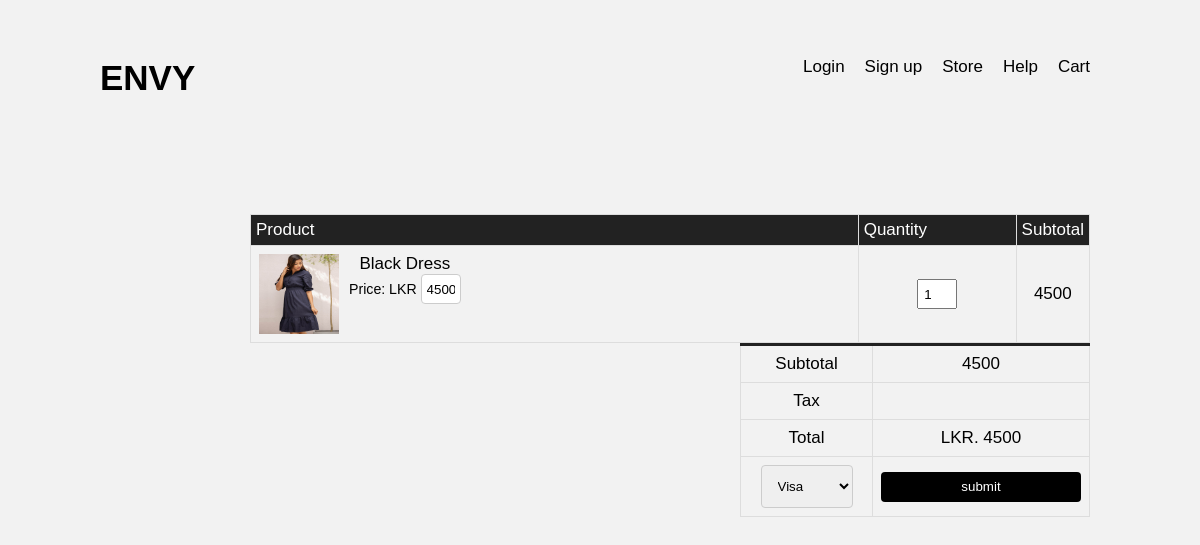
The page /cart.php?id=2 on the database its author committed.
### tables this page shows
CREATE TABLE IF NOT EXISTS `product` (
  `pro_id` int(10) NOT NULL AUTO_INCREMENT,
  `cat` int(11) NOT NULL,
  `pro_value` int(50) NOT NULL,
  `pro_img` longtext NOT NULL,
  `description` varchar(255) NOT NULL,
  `pname` varchar(255) NOT NULL,
  PRIMARY KEY (`pro_id`)
);

### cart.php (the view, shortened to what this page needs)
<?php
include_once("db/db.php");
$id = $_GET['id'];
$result2 = mysqli_query($con, "SELECT * FROM product WHERE pro_id = $id");
?>
<!doctype html>
<html>
<head>
<link rel="stylesheet" href="newstyles.css" />
</head>
<body>
    <header class="header">
        <?php include_once("nav.php");?>
        <div class="cart-page">
        <table class="cartdisplay">
                <tr>
                    <th>Product</th>
                    <th>Quantity</th>
                    <th>Subtotal</th>
                </tr>
        <?php  while($product_data = mysqli_fetch_array($result2)): ?>
                <form name="odersForm" action="cart.php" enctype="multipart/form-data" method="post">
                <tr>
                    <td>
                        <div class="cart-info">
                            <img src="images/<?php echo($product_data['pro_img']);?>">
                            <div>
                            <p><?php echo($product_data['pname']);?></p>
                            <small>Price: LKR
                            <input type="text" id="oname" readonly value="<?php echo($product_data['pro_value']);?>" name="price" placeholder=""></small>
                            <br>
                            </div>
                        </div>
                    </td>
                    <td><input type="number" name="quantity" value="1" readonly> </td>
                    <td><?php echo($product_data['pro_value']);?></td>
                </tr>
            </table>
            <div class="cartdisplay" id="total-price">
                <table>
                    <tr>
                        <td>Subtotal</td>
                        <td><?php echo($product_data['pro_value']);?></td>
                    </tr>
                    <tr>
                        <td>Tax</td>
                        <td></td>
                    </tr>
                    <tr>
                        <td>Total</td>
                        <td>LKR. <?php echo($product_data['pro_value']);?></td>
                    </tr>
                    <tr>
                        <td><select name="pay_method_id">
                            <option value="Visa">Visa</option>
                        </select></td>
                        <td><input style="width:200px" type="submit" value="submit" name="submit"></td>
                    </tr>
                </table>
                <?php endwhile; ?>
            </div>
                </div>
                </header>
        <br />
</body>
</html>

### newstyles.css (style rules this page uses)
* { margin: 0; padding: 0; box-sizing: inherit; }
html { box-sizing: border-box; font-size: 62.5%; }
body { font-family: Arial, Helvetica, sans-serif; font-size: 17px; font-weight: 400; background-color: #fff; color: #000000; position: relative; z-index: 1; }
img { max-width: 100%; }
.header { position: relative; width: 100%; min-height: 100vh; background-color: #f2f2f2; overflow: hidden; }
input[type="text"], select, textarea { width: 80%; padding: 12px; border: 1px solid #ccc; border-radius: 4px; }
input[type="submit"] { background-color: #000000; color: white; padding: 12px 20px; border: none; float: right; border-radius: 4px; }
.cart-page { margin: 80px auto; }
table { width: 100%; border-collapse: collapse; }
.cart-info { display: flex; flex-wrap: wrap; }
.cart-page th { text-align: left; padding: 5px; color: white; background: #222; font-weight: normal; width: 80%; }
.cart-page td { padding: 10px 5px; }
.cart-page td input { width: 40px; height: 30px; padding: 5px; }
.cart-page td img { width: 80px; height: 80px; margin-right: 10px; }
#total-price { display: flex; justify-content: flex-end; }
#total-price table { border-top: 3px solid #222; width: 100%; max-width: 350px; }
.cartdisplay { margin-left: 250px; font-family: arial, sans-serif; border-collapse: collapse; width: 70%; border-radius: 10%; }
.cart-page td, th { border: 1px solid #dddddd; text-align: center; padding: 8px; }

### rows shown on the page
product: pro_img (picture), pname "Black Dress", price "4500", pro_value "4500"
